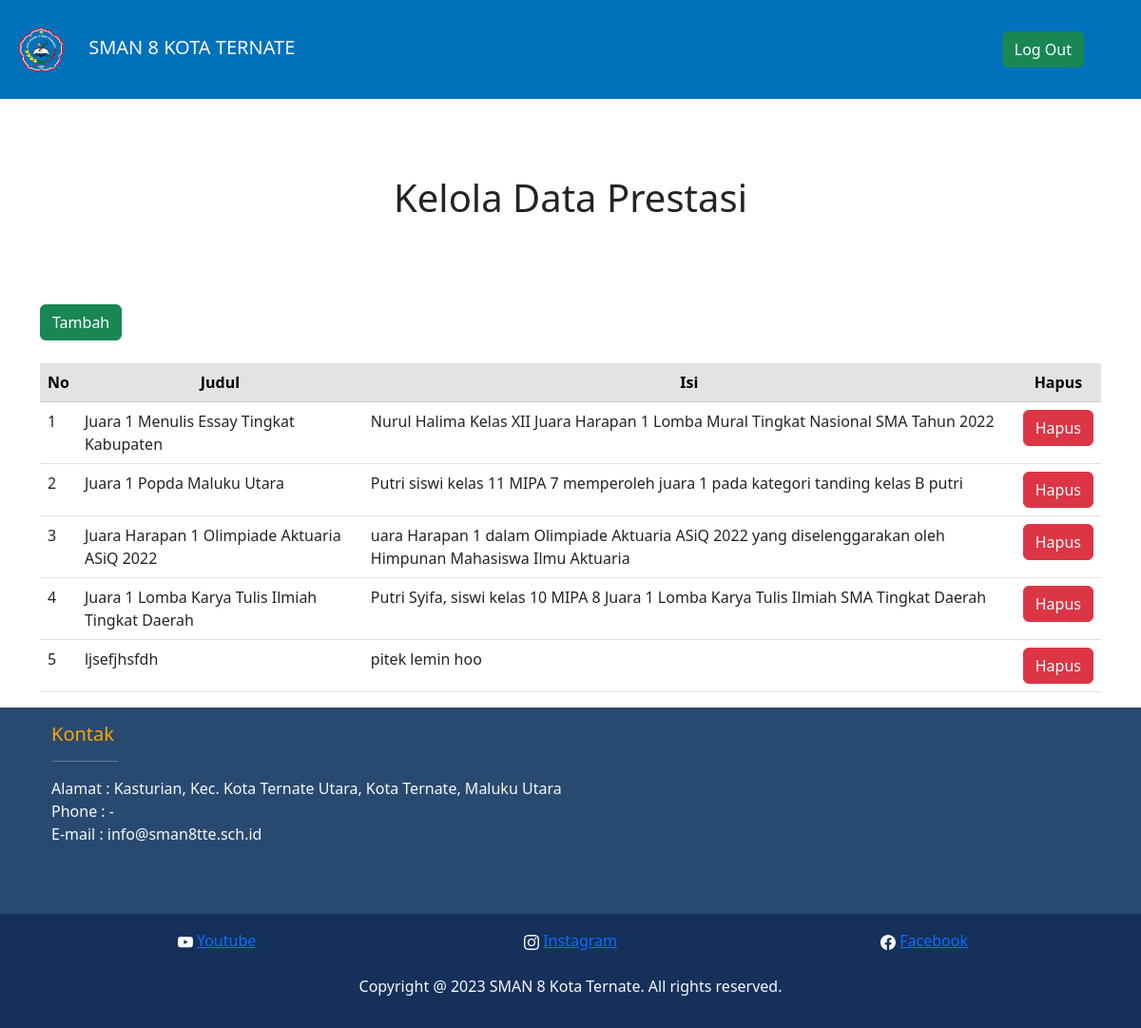
Screenshot of /dataprest.php with the database file from the repository.
### tables this page shows
CREATE TABLE `prestasi` (
  `idprestasi` int(3) NOT NULL,
  `judul` varchar(255) DEFAULT NULL,
  `isi` text DEFAULT NULL,
  `foto` varchar(100) NOT NULL
);

### dataprest.php (the view, shortened to what this page needs)
<?php
include 'koneksi.php';
?>
<!DOCTYPE html>
<html lang="en">
<head>
    <link href="https://cdn.jsdelivr.net/npm/bootstrap@5.3.0-alpha3/dist/css/bootstrap.min.css" rel="stylesheet">
    <link rel="stylesheet" href="background.css">
</head>
<body>
   <header>
        <nav class="navbar" style="background-color: #0171BB;">
            <div class="container mx-1 px-1 py-1" data-aos="fade-down">
                <a class="navbar-brand text-light" href="#"><img style="width: 80px; padding-right: 10px;" src="logo.png" alt=""> SMAN 8 KOTA TERNATE</a>
                <ul class="nav justify-content-end">
                    <div class="dropdown">
                        <button class="btn btn-success">
                            <a href="logout.php" style="color:white; text-decoration:none">Log Out</a>
                        </button>
                    </div>
                </ul>
            </div>
        </nav>
    </header>
   <div class="masterhead" style="height: 200px;">
  <div class="container">
  <h1 style="text-align: center; padding: 80px;">Kelola Data Prestasi</h1>
  <a href="uploadp.php" class="btn btn-success">Tambah</a> <br><br>
        <table class="table">
            <thead>
              <tr>
                <th class="table-secondary" scope="col">No</th>
                <th class="table-secondary" scope="col">Judul</th>
                <th class="table-secondary" scope="col">Isi</th>
                <th class="table-secondary"  scope="col">Hapus</th>
              </tr>
            </thead>
            <tbody>
            <?php
					    $selectQuery = "select * from prestasi";
					    $squery = mysqli_query($koneksi, $selectQuery);
              $no = 1;
					    while (($result = mysqli_fetch_assoc($squery))) {
				    ?>
				        <tr>
				        <td><?php echo "$no";$no++; ?></td>
				        <td><?php echo $result['judul']; ?></td>
                <td><?php echo $result['isi']; ?></td>
				        <td><a href='?idprestasi=<?php echo $result['idprestasi']?>' onclick="return confirm('Yakin hapus data?')" class="btn btn-danger">Hapus</a></td>
				        </tr>
				<?php
					}
				?>
            </tbody>
          </table>
    </div>
  <div data-aos="fade-up" data-aos-anchor-placement="center-bottom">
    <footer class="footer mt-auto py-3" style="background-color: #294A70;" >
        <div class="container">
            <div class="container text-left text-light mb-3">
                <h5>Kontak</h5>
                <hr style="width: 70px; size: 6;">
            <p>
                Alamat : Kasturian, Kec. Kota Ternate Utara, Kota Ternate, Maluku Utara <br>
                Phone : - <br>
                E-mail : info@sman8tte.sch.id <br>
            </p>
             <br>
            </div>
        </div>
    </footer>
    <footer class="footer mt-auto py-3" style="background-color: #15305B;">
        <div class="container">
            <div class="container text-center text-light mb-3">
                <div class="row">
                  <div class="col">
                    <a href="https://www.youtube.com/@smanegeri8kotaternate192">Youtube</a>
                  </div>
                  <div class="col">
                    <a href="https://www.instagram.com/sman8kotaternate/">Instagram</a>
                  </div>
                  <div class="col">
                    <a href="https://www.facebook.com/pages/Sman-8-Kota-Ternate/990401890993535">Facebook</a>
                  </div>
                </div>
             <br>
              Copyright @ 2023 SMAN 8 Kota Ternate. All rights reserved.
        </div>
      </footer>
    </div>
</body>
</html>

### background.css (style rules this page uses)
.masterhead { background-size: cover; position: relative; background-color: white; }
.container h5 { color: orange; }

### dataprest.php (style rules this page uses)
th { text-align: center; }

### rows the page displays
prestasi: judul "Juara 1 Menulis Essay Tingkat Kabupaten", isi "Nurul Halima Kelas XII Juara Harapan 1 Lomba Mural Tingkat Nasional SMA Tahun 2022"
prestasi: judul "Juara 1 Popda Maluku Utara", isi "Putri siswi kelas 11 MIPA 7 memperoleh juara 1 pada kategori tanding kelas B putri"
prestasi: judul "Juara Harapan 1 Olimpiade Aktuaria ASiQ 2022", isi "uara Harapan 1 dalam Olimpiade Aktuaria ASiQ 2022 yang diselenggarakan oleh Himpunan Mahasiswa Ilmu Aktuaria"
prestasi: judul "Juara 1 Lomba Karya Tulis Ilmiah Tingkat Daerah", isi "Putri Syifa, siswi kelas 10 MIPA 8 Juara 1 Lomba Karya Tulis Ilmiah SMA Tingkat Daerah"
prestasi: judul "ljsefjhsfdh", isi "pitek lemin hoo"
